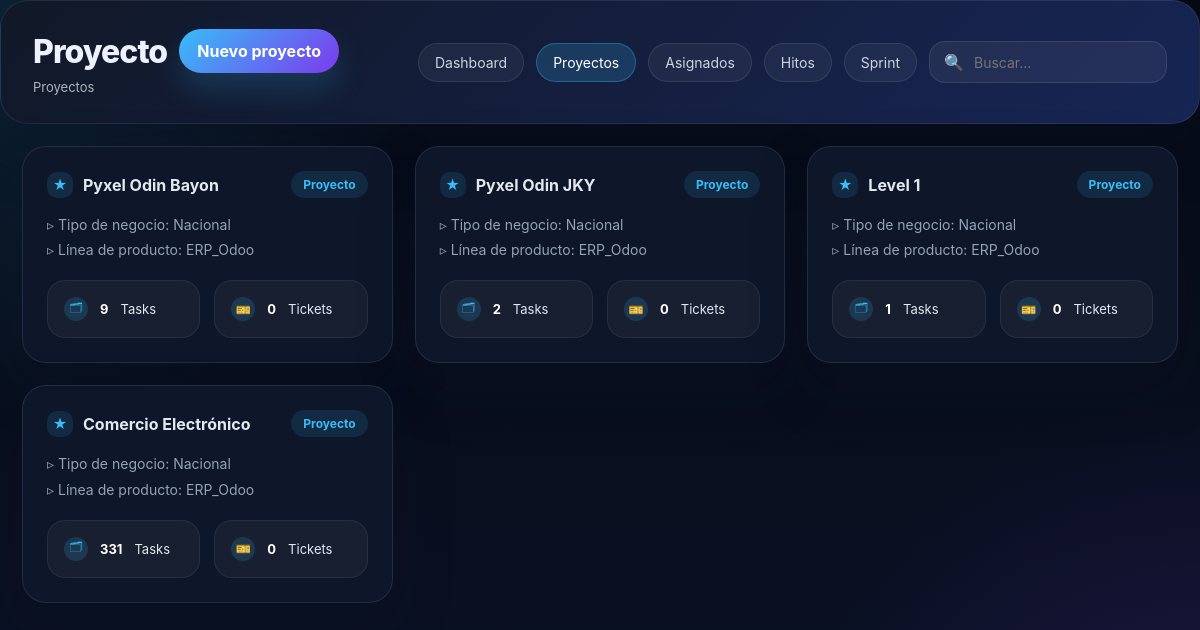
Before: /app/project (signed in) with the older database file.
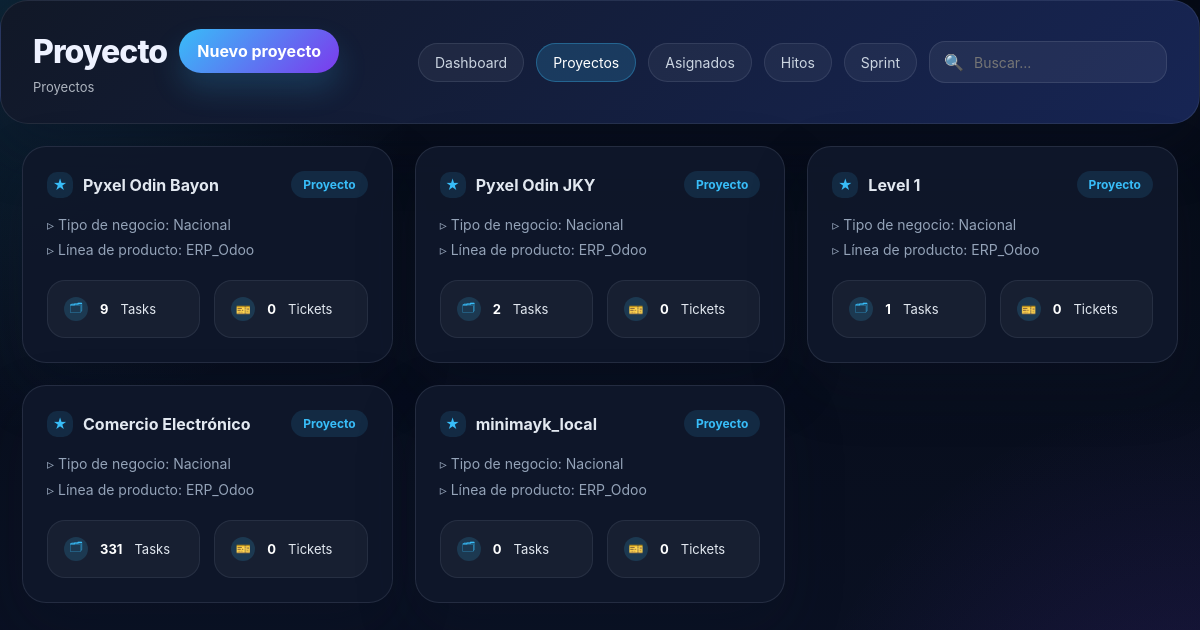
After: the same page with the newer database file.
### tables this page shows
CREATE TABLE projects (
        id INTEGER PRIMARY KEY,
        name TEXT NOT NULL,
        owner_email TEXT,
        assigned_emails TEXT,
        tasks_count INTEGER DEFAULT 0,
        tickets_count INTEGER DEFAULT 0
    );

### app.py (the view, shortened to what this page needs)
@app.route('/app/<name>')
def open_app(name):
    if 'user' not in session:
        return redirect(url_for('login'))
    if name == 'project':
        filter_by = request.args.get('filter', 'all')
        user_email = session.get('user')
        conn = sqlite3.connect(DB_PATH)
        cur = conn.cursor()
        if filter_by == 'assigned':
            cur.execute("SELECT id, name, owner_email, assigned_emails, tasks_count, tickets_count FROM projects WHERE assigned_emails LIKE ? OR owner_email = ?",('%' + user_email + '%', user_email))
        elif filter_by == 'hitos':
            cur.execute("SELECT DISTINCT p.id, p.name, p.owner_email, p.assigned_emails, p.tasks_count, p.tickets_count FROM projects p JOIN tasks t ON t.project_id = p.id WHERE t.milestone != ''")
        elif filter_by == 'sprint':
            cur.execute("SELECT DISTINCT p.id, p.name, p.owner_email, p.assigned_emails, p.tasks_count, p.tickets_count FROM projects p JOIN tasks t ON t.project_id = p.id WHERE t.sprint != ''")
        else:
            cur.execute('SELECT id, name, owner_email, assigned_emails, tasks_count, tickets_count FROM projects')
        projects = [dict(id=r[0], name=r[1], owner=r[2], assigned=r[3], tasks=r[4], tickets=r[5]) for r in cur.fetchall()]
        conn.close()
        return render_template('project_list.html', projects=projects, filter_by=filter_by)

### templates/project_list.html (shortened to what this page needs)
<!doctype html>
<html lang="es">
  <head>
    <link rel="stylesheet" href="/static/css/odoo_login.css">
  </head>
  <body>
    <div class="page-header">
      <div>
        <div style="display:flex;align-items:center;gap:12px;">
          <div class="page-title">Proyecto</div>
          <a href="{{ url_for('create_project') }}" class="btn-create">Nuevo proyecto</a>
        </div>
        <div class="page-breadcrumb">Proyectos</div>
      </div>
      <div class="page-actions">
        <a class="action-pill" href="/dashboard">Dashboard</a>
        <a class="action-pill{% if filter_by == 'all' %} active{% endif %}" href="/app/project?filter=all">Proyectos</a>
        <a class="action-pill{% if filter_by == 'assigned' %} active{% endif %}" href="/app/project?filter=assigned">Asignados</a>
        <a class="action-pill{% if filter_by == 'hitos' %} active{% endif %}" href="/app/project?filter=hitos">Hitos</a>
        <a class="action-pill{% if filter_by == 'sprint' %} active{% endif %}" href="/app/project?filter=sprint">Sprint</a>
        <div class="search-box">
          <span style="margin-right:8px;">🔍</span>
          <input type="search" placeholder="Buscar..." />
        </div>
      </div>
    </div>
    <div class="projects-grid">
      {% for p in projects %}
      <a href="/project/{{ p.id }}" class="proj-card">
        <div class="proj-header">
          <div class="proj-label"><span>★</span>{{ p.name }}</div>
          <div class="project-header-actions"><span class="project-tag">Proyecto</span></div>
        </div>
        <div class="proj-meta"><span>▹</span> Tipo de negocio: Nacional<br/><span>▹</span> Línea de producto: ERP_Odoo</div>
        <div class="proj-booster">
          <div class="proj-stat"><span class="icon">🗂</span><strong>{{ p.tasks }}</strong> Tasks</div>
          <div class="proj-stat"><span class="icon">🎫</span><strong>{{ p.tickets }}</strong> Tickets</div>
        </div>
      </a>
      {% endfor %}
    </div>
  </body>
</html>

Changed rows visible on the page:
added projects: name "minimayk_local", tasks "0", tickets "0"
